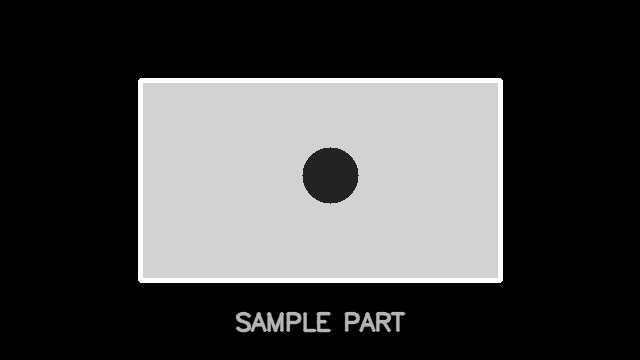
#> input picture data/sample_images/step02_sample_part.png, 640 x 360 px
$ python -i inspection.py   (imports and definitions only)
#> lines starting #> are read from the running program, lines starting #| are printed output that depends on the picture; after the words box and inside, x2 and y2 are one past the last pixel; in counts of white or black regions, pixels touching at a corner belong together
#> further down, picture is the input picture: shape (360, 640, 3); min 0, max 255, mean 68.6
### src/industrial_vision/preprocessing.py
"""Image preprocessing helpers for the industrial vision project."""

from typing import Tuple

import cv2
import numpy as np


def convert_to_grayscale(image: np.ndarray) -> np.ndarray:
    """Convert a BGR color image to grayscale.

    If the input image is already grayscale, a copy is returned.
    """

    if image.ndim == 2:
        return image.copy()

    if image.ndim == 3 and image.shape[2] == 3:
        return cv2.cvtColor(image, cv2.COLOR_BGR2GRAY)

    raise ValueError(f"Expected a grayscale image or BGR image with 3 channels, got shape: {image.shape}")


def apply_gaussian_blur(
    image: np.ndarray,
    kernel_size: Tuple[int, int] = (5, 5),
    sigma_x: float = 0,
) -> np.ndarray:
    """Apply Gaussian blur to reduce image noise."""
#> called with kernel_size = (5, 5), sigma_x = 0

    kernel_width, kernel_height = kernel_size

    if kernel_width <= 0 or kernel_height <= 0:
        raise ValueError("Gaussian blur kernel values must be positive.")

    if kernel_width % 2 == 0 or kernel_height % 2 == 0:
        raise ValueError("Gaussian blur kernel values must be odd numbers.")

    return cv2.GaussianBlur(image, kernel_size, sigma_x)


# [51 lines left out: functions apply_binary_threshold, preprocess_basic, not called in this run]

### src/industrial_vision/inspection.py
"""Rule-based defect inspection pipeline for industrial vision."""

from dataclasses import asdict, dataclass

import cv2
import numpy as np

from industrial_vision.preprocessing import apply_gaussian_blur, convert_to_grayscale


@dataclass(frozen=True)
class DefectCandidate:
    """Measured information about one detected defect candidate."""

    x: int
    y: int
    width: int
    height: int
    area: float
    mean_intensity: float

    # [11 lines left out: functions x2, y2, not called in this run]


@dataclass(frozen=True)
class InspectionResult:
    """Final result of a rule-based inspection."""

    filename: str
    status: str
    passed: bool
    defect_count: int
    total_defect_area: float
    max_defect_area: float
    candidates: list[DefectCandidate]

    # [5 lines left out: function to_dict, not called in this run]


def validate_grayscale_image(image: np.ndarray) -> None:
    """Validate that an image is grayscale."""

    if image.ndim != 2:
        raise ValueError(f"Expected a single-channel grayscale image, got shape: {image.shape}")


def create_product_mask(
    grayscale_image: np.ndarray,
    product_threshold: int = 100,
    min_product_area: float = 1000.0,
) -> np.ndarray:
    """Create a filled product mask from a grayscale image.

    The function thresholds bright product regions, finds the largest external
    contour, and fills it. Filling the largest contour also fills dark holes
    inside the product, which allows dark defects to be detected later.
    """
#> called with product_threshold = 100, min_product_area = 1000

    validate_grayscale_image(grayscale_image)

    _, raw_mask = cv2.threshold(
        grayscale_image,
        product_threshold,
        255,
        cv2.THRESH_BINARY,
    )
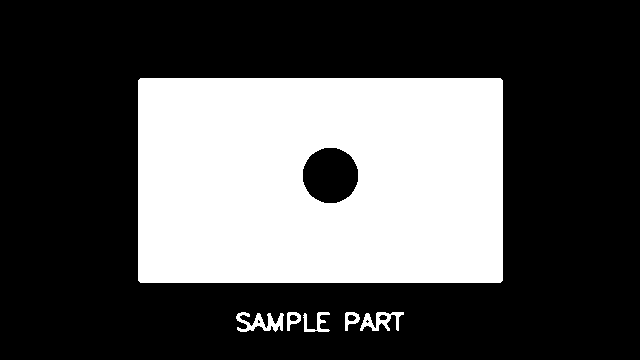
#> raw_mask: shape (360, 640); 32% white; 6 white regions

    contours, _ = cv2.findContours(
        raw_mask,
        cv2.RETR_EXTERNAL,
        cv2.CHAIN_APPROX_SIMPLE,
    )
#> contours = 6 contours; box (x1, y1, x2, y2) and area: (138, 78, 503, 283) 74248, (236, 312, 284, 332) 377, (360, 312, 404, 331) 349, (345, 312, 360, 331) 154, (303, 312, 330, 332) 150, (287, 312, 301, 331) 148

    valid_contours = [
        contour for contour in contours if cv2.contourArea(contour) >= min_product_area
    ]
#> valid_contours = 1 item

    product_mask = np.zeros_like(grayscale_image, dtype=np.uint8)

    if not valid_contours:
        return product_mask

    largest_contour = max(valid_contours, key=cv2.contourArea)
#> largest_contour = [[140, 78], [138, 80], [138, 280], [140, 282], [500, 282], [502, 280], [502, 80], [500, 78]]

    cv2.drawContours(
        product_mask,
        [largest_contour],
        contourIdx=-1,
        color=255,
        thickness=cv2.FILLED,
    )
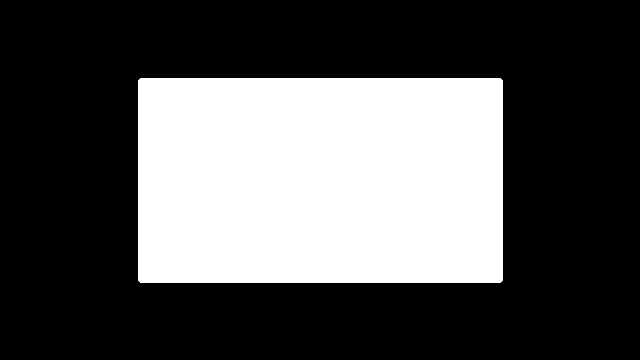
#> product_mask: shape (360, 640); 32.5% white; 1 white region, box (x1, y1, x2, y2) and area: (138, 78, 503, 283) 74813

    return product_mask


def create_dark_defect_mask(
    grayscale_image: np.ndarray,
    product_mask: np.ndarray,
    dark_threshold: int = 80,
) -> np.ndarray:
    """Create a mask of dark defect candidates inside the product area."""
#> called with dark_threshold = 80

    validate_grayscale_image(grayscale_image)
    validate_grayscale_image(product_mask)

    if grayscale_image.shape != product_mask.shape:
        raise ValueError("grayscale_image and product_mask must have the same shape.")

    dark_mask = cv2.inRange(grayscale_image, 0, dark_threshold)
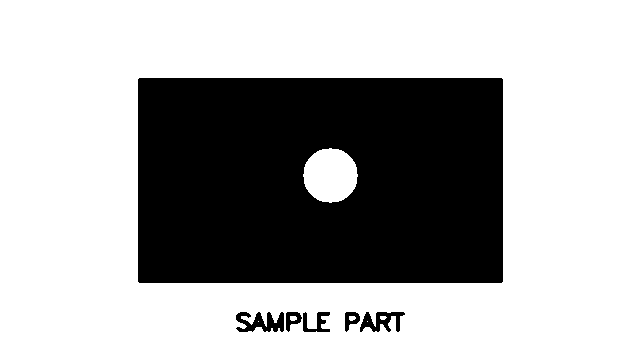
#> dark_mask: shape (360, 640); 67.8% white; 6 black regions, box (x1, y1, x2, y2) and area: (138, 78, 503, 283) 72484, (236, 312, 284, 332) 589, (360, 312, 405, 332) 486, (303, 312, 330, 332) 268, (286, 312, 302, 332) 170, (345, 312, 360, 332) 165
    defect_mask = cv2.bitwise_and(dark_mask, product_mask)
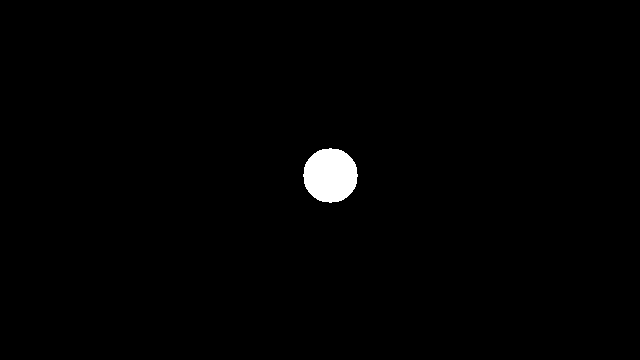
#> defect_mask: shape (360, 640); 1% white; 1 white region

    return defect_mask


def extract_defect_candidates(
    defect_mask: np.ndarray,
    grayscale_image: np.ndarray,
    min_defect_area: float = 50.0,
) -> list[DefectCandidate]:
    """Extract measured defect candidates from a binary defect mask."""
#> called with min_defect_area = 50

    validate_grayscale_image(defect_mask)
    validate_grayscale_image(grayscale_image)

    if defect_mask.shape != grayscale_image.shape:
        raise ValueError("defect_mask and grayscale_image must have the same shape.")

    contours, _ = cv2.findContours(
        defect_mask,
        cv2.RETR_EXTERNAL,
        cv2.CHAIN_APPROX_SIMPLE,
    )
#> contours = 1 contour; box (x1, y1, x2, y2) and area: (303, 148, 358, 203) 2260

    candidates: list[DefectCandidate] = []

    for contour in contours:
        area = float(cv2.contourArea(contour))

        if area < min_defect_area:
            continue

        x, y, width, height = cv2.boundingRect(contour)

        contour_mask = np.zeros_like(grayscale_image, dtype=np.uint8)
        cv2.drawContours(
            contour_mask,
            [contour],
            contourIdx=-1,
            color=255,
            thickness=cv2.FILLED,
        )

        mean_intensity = float(cv2.mean(grayscale_image, mask=contour_mask)[0])

        candidates.append(
            DefectCandidate(
                x=int(x),
                y=int(y),
                width=int(width),
                height=int(height),
                area=area,
                mean_intensity=mean_intensity,
            )
        )
#> this loop made 1 pass
#> (area, x, y, width, height, mean_intensity) on pass 1: (2260, 303, 148, 55, 55, 37)
#> after the loop, candidates = 1 item

    return sorted(candidates, key=lambda candidate: candidate.area, reverse=True)


def inspect_image_rule_based(
    image: np.ndarray,
    filename: str = "image",
    product_threshold: int = 100,
    dark_defect_threshold: int = 80,
    min_product_area: float = 1000.0,
    min_defect_area: float = 50.0,
) -> tuple[InspectionResult, np.ndarray, np.ndarray]:
    """Run a simple rule-based industrial defect inspection.

    Returns:
        result: measured pass/fail inspection result
        product_mask: filled product area mask
        defect_mask: binary mask of dark defect candidates
    """

    grayscale = convert_to_grayscale(image)
    blurred = apply_gaussian_blur(grayscale, kernel_size=(5, 5))

    product_mask = create_product_mask(
        blurred,
        product_threshold=product_threshold,
        min_product_area=min_product_area,
    )

    defect_mask = create_dark_defect_mask(
        blurred,
        product_mask=product_mask,
        dark_threshold=dark_defect_threshold,
    )

    candidates = extract_defect_candidates(
        defect_mask,
        blurred,
        min_defect_area=min_defect_area,
    )
#> candidates = 1 item

    defect_count = len(candidates)
#> defect_count = 1
    total_defect_area = float(sum(candidate.area for candidate in candidates))
#> total_defect_area = 2260
    max_defect_area = float(max((candidate.area for candidate in candidates), default=0.0))
#> max_defect_area = 2260
    passed = defect_count == 0
#> passed = False
    status = "PASS" if passed else "FAIL"
#> status = 'FAIL'

    result = InspectionResult(
        filename=filename,
        status=status,
        passed=passed,
        defect_count=defect_count,
        total_defect_area=total_defect_area,
        max_defect_area=max_defect_area,
        candidates=candidates,
    )

    return result, product_mask, defect_mask


# [38 lines left out: function draw_inspection_result, not called in this run]

>>> import cv2
>>> picture = cv2.imread('../../data/sample_images/step02_sample_part.png')
>>> result = inspect_image_rule_based(picture)
